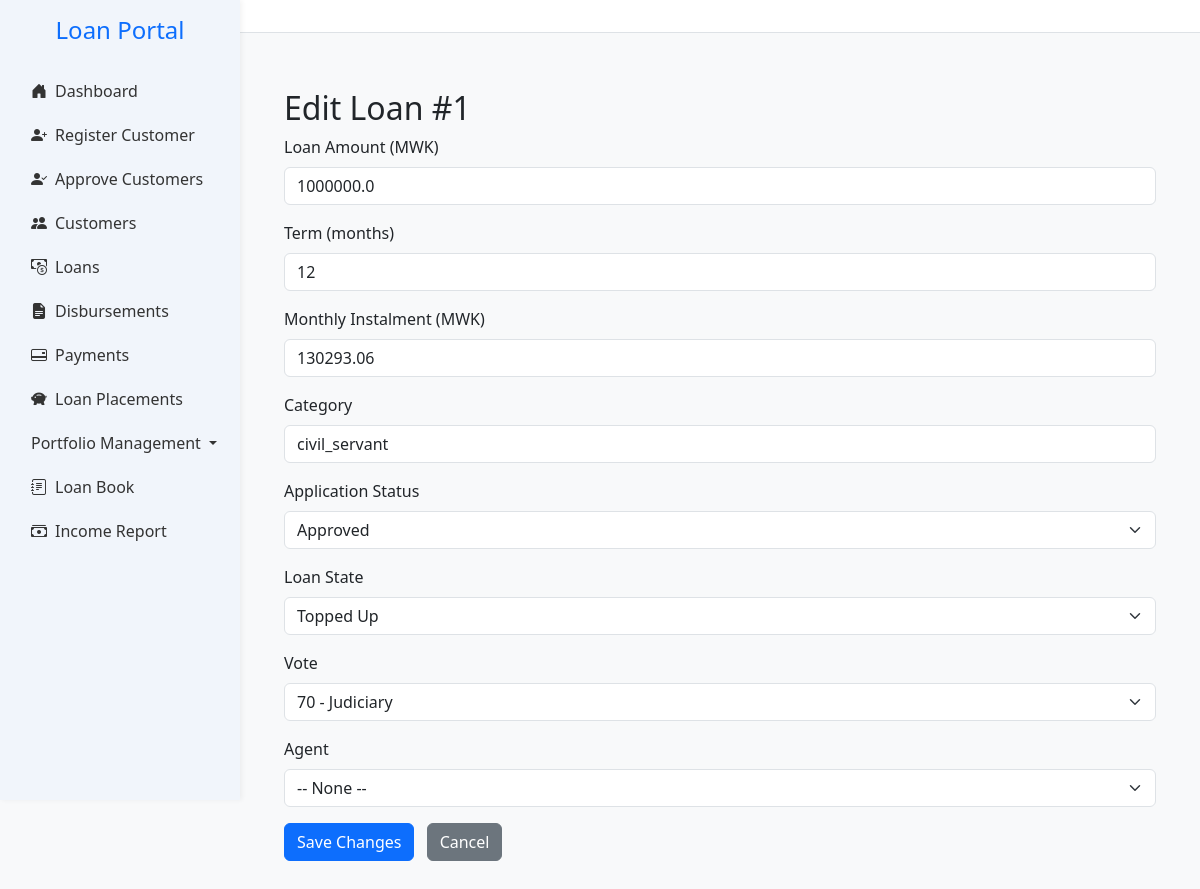
Page /loans/1/edit on the earlier database version.
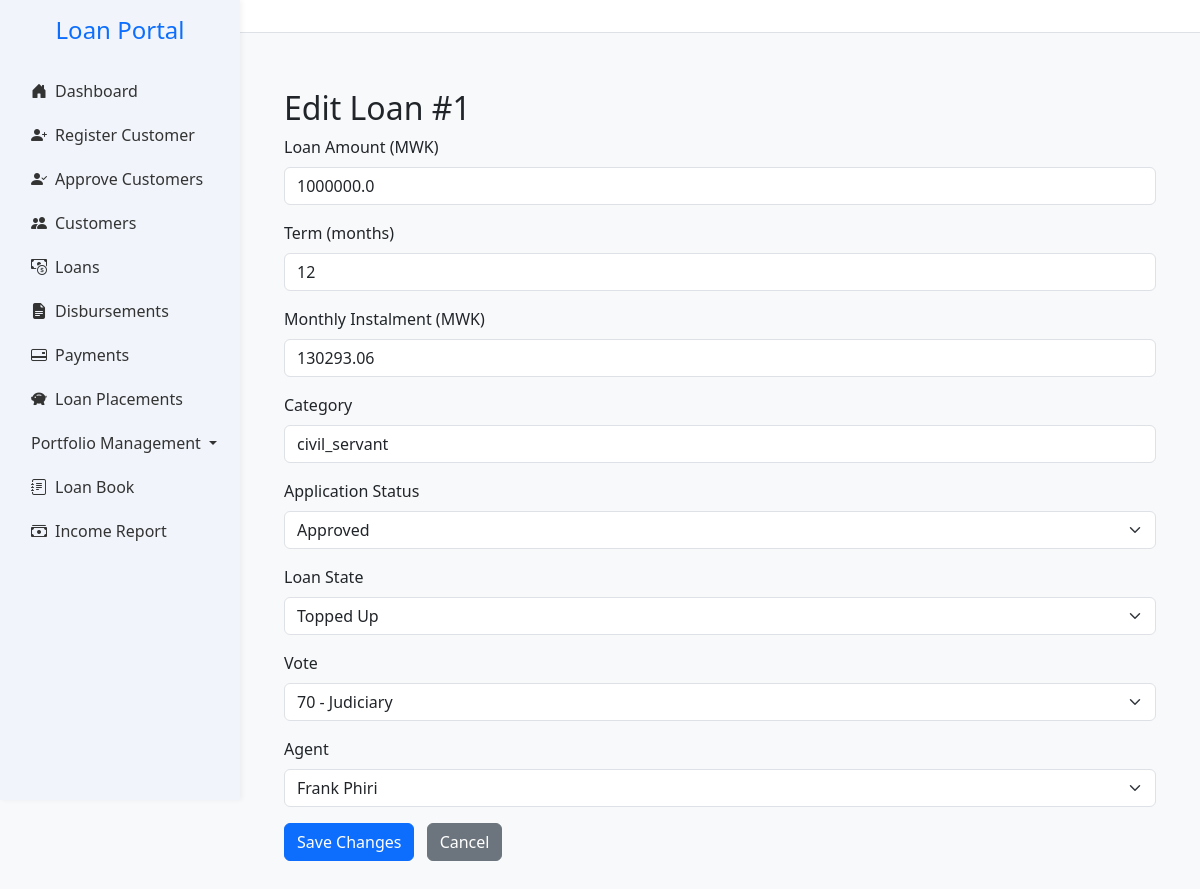
Same page on the later database version.
### app.py (models this page shows, shortened)
class LoanApplication(db.Model):
    __tablename__ = 'loan_applications'
    __table_args__ = (
        db.UniqueConstraint('loan_number', name='uq_loan_applications_loan_number'),
        db.Index('ix_loan_applications_created_at', 'created_at'),
        db.Index('ix_loan_applications_region_category', 'region', 'category'),
        db.Index('idx_loan_applications_loan_number', 'loan_number'),
        db.Index('idx_loan_applications_customer_id', 'customer_id'),
        db.Index('idx_loan_applications_agent_id', 'agent_id'),
    )
    id = db.Column(db.Integer, primary_key=True)
    customer_id = db.Column(db.Integer, db.ForeignKey('customers.id'), nullable=False)
    loan_amount = db.Column(db.Float,nullable=False, default=0.0)
    status = db.Column(db.String(20), default='pending')
    created_at = db.Column(db.DateTime, default=datetime.utcnow)
    term_months = db.Column(db.Integer)
    monthly_instalment = db.Column(db.Float)
    total_repayment = db.Column(db.Float)
    effective_rate = db.Column(db.Float)
    category = db.Column(db.String(50))
    region = db.Column(db.String(50))
    loan_category = db.Column(db.Integer, nullable=False)
    disbursed = db.Column(db.Boolean, default=False)
    disbursed_bank = db.Column(db.String(100))
    crb_fees = db.Column(db.Float, default=3000)
    origination_fees = db.Column(db.Float)
    insurance_fees = db.Column(db.Float)
    total_fees = db.Column(db.Float)
    collection_fees = db.Column(db.Float)
    schedule_id = db.Column(
    db.Integer,
    db.ForeignKey('repayment_schedules.id', use_alter=True, name='fk_schedule_id'),
    nullable=True
    )
    loan_number = db.Column(db.String(20), nullable=True, unique=True)
    file_number = db.Column(db.String(50))
    date_created = db.Column(db.DateTime, default=datetime.utcnow)
    disbursement_date = db.Column(db.Date, nullable=True)
    cash_to_client = db.Column(db.Float,nullable=False, default=0.0)
    top_up_interest = db.Column(db.Float, default=0.0)
    settlement_interest = db.Column(db.Float, default=0.0)
    closure_type = db.Column(db.String(20))  # 'settlement' or 'topup'
    closure_date = db.Column(db.DateTime)
    top_up_of = db.Column(db.Integer, db.ForeignKey('loan_applications.id'), nullable=True)
    application_status = db.Column(db.String(20), nullable=False, default='pending')
    loan_state = db.Column(db.String(20), nullable=False, default='active')
    performance_status = db.Column(db.String(20), nullable=False, default='performing')
    top_up_balance = db.Column(db.Float, default=0.0)
    settlement_balance = db.Column(db.Float, default=0.0)
    current_balance = db.Column(db.Float, default=0.0)
    settlement_type = Column(Enum(SettlementTypeEnum), nullable=True)
    settling_institution = Column(String(255), nullable=True)  # only if third_party
    settlement_reason = db.Column(db.String(255), nullable=True)
    vote_id = db.Column(db.Integer, db.ForeignKey('votes.id'))
    outstanding_fees = db.Column(db.Float, default=0.0)
    pricing_version = db.Column(db.Integer, default=1)
    applied_interest_rate = db.Column(db.Float)
    applied_collection_fee = db.Column(db.Float)
    written_off_amount = db.Column(db.Float, default=0.0)
    insurance_settlement_amount = db.Column(db.Float, default=0.0)
    agent_id = db.Column(db.Integer, db.ForeignKey('agents.id'), nullable=True)
    parent_loan_id = db.Column(
        db.Integer,
        db.ForeignKey('loan_applications.id'),
        nullable=True
    )
    vote = db.relationship('Vote', backref='loan_applications')
    documents = db.relationship("Document", back_populates="loan", lazy=True)
    topups = db.relationship(
        'LoanApplication',
        foreign_keys=[parent_loan_id],  # 👈 Specify which foreign key to use
        backref=db.backref('parent_loan', remote_side=[id]),
        cascade='all, delete-orphan'
    )
    agent = db.relationship("Agent", backref="loan_applications", foreign_keys=[agent_id])
    payments = db.relationship('Payment', back_populates='loan', cascade='all, delete-orphan')
    customer = db.relationship('Customer', back_populates='loans')
    repayment_schedules = db.relationship(
        'RepaymentSchedule',
        back_populates='loan',
        cascade='all, delete-orphan',
        foreign_keys='RepaymentSchedule.loan_id'
        )
    from datetime import datetime
    from dateutil.relativedelta import relativedelta   # already using
    import calendar

class Vote(db.Model):
    __tablename__ = 'votes'
    id = db.Column(db.Integer, primary_key=True)
    code = db.Column(db.String(10), unique=True, nullable=False)
    description = db.Column(db.String(200), nullable=False)
    is_active = db.Column(db.Boolean, default=True)

class Agent(db.Model):
    __tablename__ = 'agents'
    id = db.Column(db.Integer, primary_key=True)
    name = db.Column(db.String(100), nullable=False)
    contact = db.Column(db.String(20))
    email = db.Column(db.String(100))
    district = db.Column(db.String(100))
    region = db.Column(db.String(100))
    monthly_budget = db.Column(db.Float, default=0.0)
    role = db.Column(db.String(50))
    active = db.Column(db.Boolean, default=True)
    team_leader_id = db.Column(db.Integer, db.ForeignKey('agents.id'), nullable=True)
    team_leader = db.relationship('Agent', remote_side=[id], backref='team_members')
    customers = db.relationship('Customer', back_populates='agent', lazy=True)

### app.py (the view, shortened to what this page needs)
@app.route('/loans/<int:loan_id>/edit', methods=['GET', 'POST'])
def edit_loan(loan_id):
    loan = LoanApplication.query.get_or_404(loan_id)
    agents = Agent.query.filter_by(active=True).order_by(Agent.name).all()
    votes = Vote.query.filter_by(is_active=True).order_by(Vote.code).all()
    return render_template('edit_loan.html', loan=loan, agents=agents, votes=votes)

### app.py (called while the page is built, shortened)
@app.context_processor
def inject_notifications():
    if not current_user.is_authenticated:
        return dict(notifications=[])

### templates/edit_loan.html (shortened to what this page needs)
{% extends "base.html" %}
{% block content %}
<div class="container mt-4">
  <h2>Edit Loan #{{ loan.id }}</h2>
  <form method="POST" action="{{ url_for('edit_loan', loan_id=loan.id) }}">
    <div class="mb-3">
      <label for="loan_amount" class="form-label">Loan Amount (MWK)</label>
      <input type="number" step="0.01" class="form-control" id="loan_amount" name="loan_amount" value="{{ loan.loan_amount }}" required>
    </div>
    <div class="mb-3">
      <label for="term_months" class="form-label">Term (months)</label>
      <input type="number" class="form-control" id="term_months" name="term_months" value="{{ loan.term_months }}" required>
    </div>
    <div class="mb-3">
      <label for="monthly_instalment" class="form-label">Monthly Instalment (MWK)</label>
      <input type="number" step="0.01" class="form-control" id="monthly_instalment" name="monthly_instalment" value="{{ loan.monthly_instalment }}" required>
    </div>
    <div class="mb-3">
      <label for="category" class="form-label">Category</label>
      <input type="text" class="form-control" id="category" name="category" value="{{ loan.category }}">
    </div>
    <div class="mb-3">
      <label for="application_status" class="form-label">Application Status</label>
      <select class="form-select" id="application_status" name="application_status" required>
        <option value="approved" {% if loan.application_status == 'approved' %}selected{% endif %}>Approved</option>
      </select>
    </div>
    <div class="mb-3">
      <label for="loan_state" class="form-label">Loan State</label>
      <select class="form-select" id="loan_state" name="loan_state">
        <option value="topped_up" {% if loan.loan_state == 'topped_up' %}selected{% endif %}>Topped Up</option>
      </select>
    </div>
    <div class="mb-3">
      <label for="vote_id" class="form-label">Vote</label>
      <select class="form-select" id="vote_id" name="vote_id">
        {% for vote in votes %}
          <option value="{{ vote.id }}" {% if loan.vote_id == vote.id %}selected{% endif %}>
            {{ vote.code }} - {{ vote.description }}
          </option>
        {% endfor %}
      </select>
    </div>
    <div class="mb-3">
      <label for="agent_id" class="form-label">Agent</label>
      <select class="form-select" id="agent_id" name="agent_id">
        <option value="" {% if not loan.agent_id %}selected{% endif %}>-- None --</option>
        {% for agent in agents %}
          <option value="{{ agent.id }}" {% if loan.agent_id == agent.id %}selected{% endif %}>
            {{ agent.name }}
          </option>
        {% endfor %}
      </select>
    </div>
    <button type="submit" class="btn btn-primary">Save Changes</button>
    <a href="{{ url_for('view_loans') }}" class="btn btn-secondary ms-2">Cancel</a>
  </form>
</div>
{% endblock %}

### templates/base.html (shortened to what this page needs)
<!DOCTYPE html>
<html lang="en">
<head>
    <link href="https://cdn.jsdelivr.net/npm/bootstrap@5.3.0/dist/css/bootstrap.min.css" rel="stylesheet">
    <link href="https://cdn.jsdelivr.net/npm/bootstrap-icons@1.10.5/font/bootstrap-icons.css" rel="stylesheet">
    <link href="https://cdn.jsdelivr.net/npm/bootstrap-icons@1.10.0/font/bootstrap-icons.css" rel="stylesheet">
</head>
<body>
    <div class="sidebar">
        <h4 class="text-center text-primary mb-4">Loan Portal</h4>
        <ul class="nav flex-column px-3">
            <li class="nav-item">
                <a class="nav-link {% if request.endpoint == 'home' %}active{% endif %}" href="{{ url_for('home') }}">
                    <i class="bi bi-house-door-fill me-2"></i>Dashboard
                </a>
            </li>
            <li class="nav-item">
                <a class="nav-link {% if request.endpoint == 'register_customer_debug' %}active{% endif %}" href="{{ url_for('register_customer_debug') }}">
                    <i class="bi bi-person-plus-fill me-2"></i>Register Customer
                </a>
                </li>
            <li class="nav-item">
            <a class="nav-link {% if request.endpoint == 'approve_customers' %}active{% endif %}" href="{{ url_for('approve_customers') }}">
                <i class="bi bi-person-check-fill me-2"></i>Approve Customers
            </a>
            </li>
            <li class="nav-item">
                <a class="nav-link {% if request.endpoint == 'customers' %}active{% endif %}" href="{{ url_for('customers') }}">
                    <i class="bi bi-people-fill me-2"></i>Customers
                </a>
            </li>
            <li class="nav-item">
                <a class="nav-link {% if request.endpoint == 'view_loans' %}active{% endif %}" href="{{ url_for('view_loans') }}">
                    <i class="bi bi-cash-coin me-2"></i>Loans
                </a>
            </li>
            <li class="nav-item">
                <a class="nav-link {% if request.endpoint == 'disbursements' %}active{% endif %}" href="{{ url_for('disbursements') }}">
                    <i class="bi bi-file-earmark-text-fill me-2"></i>Disbursements
                </a>
            </li>
            <li class="nav-item">
                <a class="nav-link {% if request.endpoint == 'payments' %}active{% endif %}" href="{{ url_for('payments') }}">
                    <i class="bi bi-credit-card-2-back me-2"></i>Payments
                </a>
            </li>
            <li class="nav-item">
                <a class="nav-link {% if request.endpoint == 'view_placements' %}active{% endif %}" href="{{ url_for('view_placements') }}">
                    <i class="bi bi-piggy-bank-fill me-2"></i>Loan Placements
                </a>
            </li>
            <li class="nav-item dropdown {% if request.endpoint in ['view_arrears', 'par_trend', 'arrears_trend', arrears_waterfall] %}active{% endif %}">
            <a class="nav-link dropdown-toggle" href="#" id="portfolioDropdown" role="button" data-bs-toggle="dropdown" aria-expanded="false">
                Portfolio Management
            </a>
            </li>
            <li class="nav-item">
                <a class="nav-link {% if request.endpoint == 'loanbook' %}active{% endif %}" href="{{ url_for('loanbook') }}">
                    <i class="bi bi-journal-text me-2"></i>Loan Book
                </a>
            <li class="nav-item">
                <a class="nav-link {% if request.endpoint == 'income_report' %}active{% endif %}" href="{{ url_for('income_report') }}">
                    <i class="bi bi-cash-stack me-2"></i>Income Report
                </a>
            </li>
        </ul>
    </div>
    <div class="topbar d-flex justify-content-between align-items-center">
    </div>
    <div class="main">
        {% block content %}{% endblock %}
    </div>
</body>
</html>

### templates/base.html (style rules this page uses)
:root { --main-blue: #007bff; --sidebar-bg: #f1f5fb; --sidebar-hover: #dbeafe; }
body { overflow-x: hidden; background-color: #f8f9fa; }
.sidebar { height: 100vh; position: fixed; width: 240px; background-color: var(--sidebar-bg); padding-top: 1rem; box-shadow: 2px 0 5px rgba(0, 0, 0, 0.05); }
.main { margin-left: 240px; padding: 2rem; }
.nav-link { color: #333; font-weight: 500; padding: 10px 15px; border-radius: 6px; transition: all 0.2s ease-in-out; }
.nav-link i { width: 20px; }
.topbar { background-color: white; margin-left: 240px; padding: 1rem 2rem; border-bottom: 1px solid #dee2e6; }

Differences in the rows shown:
changed LoanApplication "civil_servant": agent_id (not shown) → "Frank Phiri"
Other differences:
form field agent_id: "-- None --" → (not shown)
